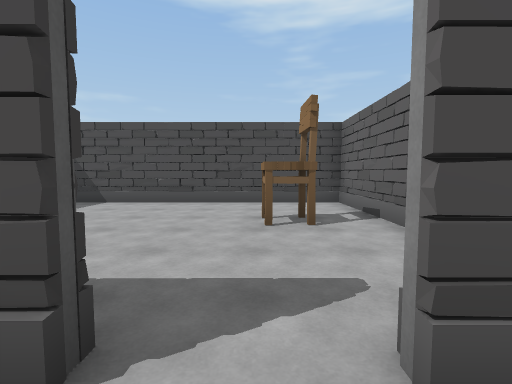
View 1 (above)

16 first-person views from a walk through a Unity game level. The camera is 1.5 m above the floor, tilts 4° down and sees 85° across. The floor is counted in squares, 2 m on a side. Each view is taken from the middle of a square. On the plan, view 1 faces up. The plan holds only what a view shows up to about 10 squares ahead; the rest is blank. The place goes on beyond the plan. The player character is not drawn.

View 2
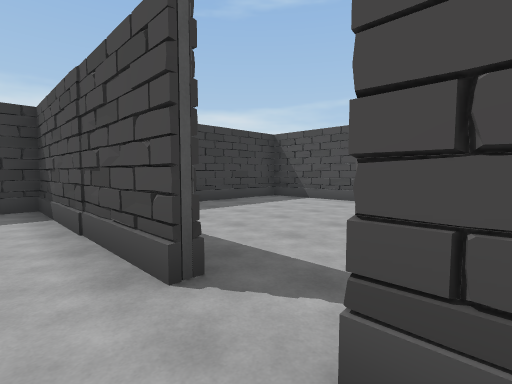

View 3
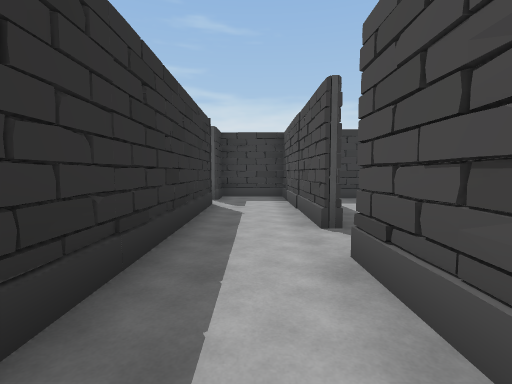

View 4
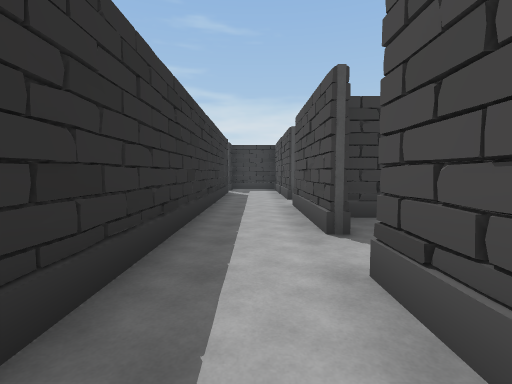

View 5
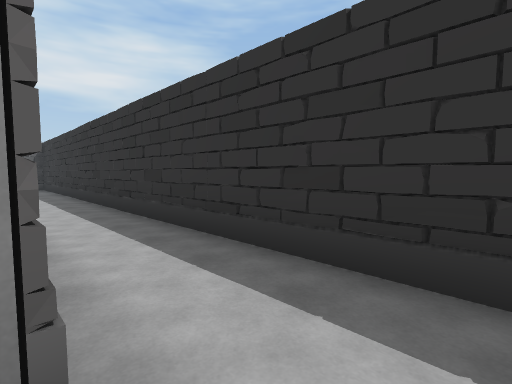

View 6
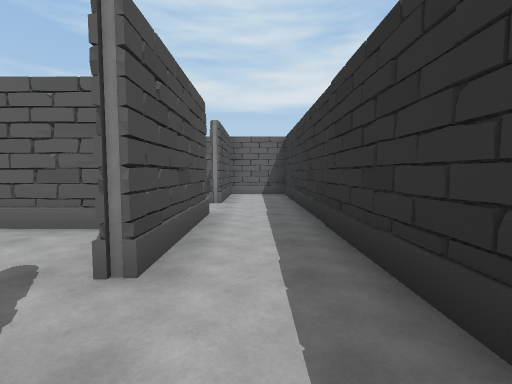

View 7
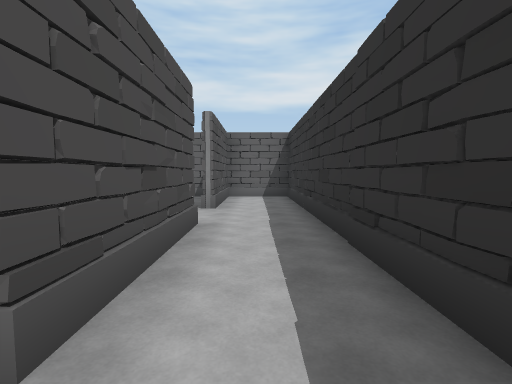

View 8
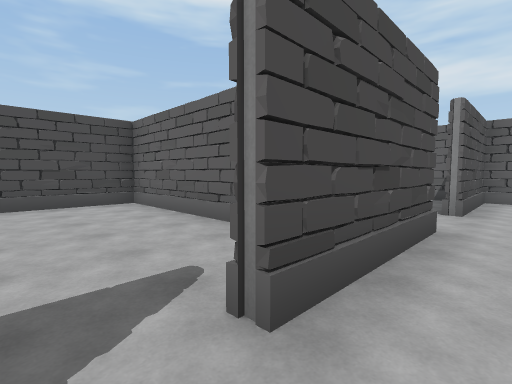

View 9
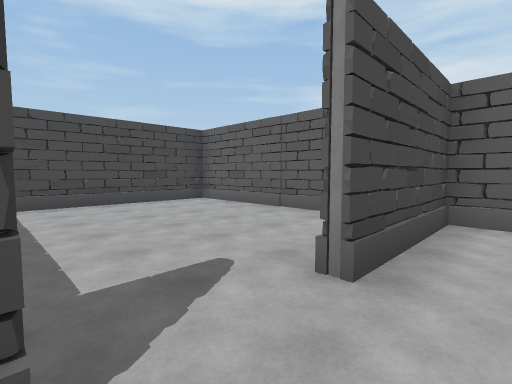

View 10
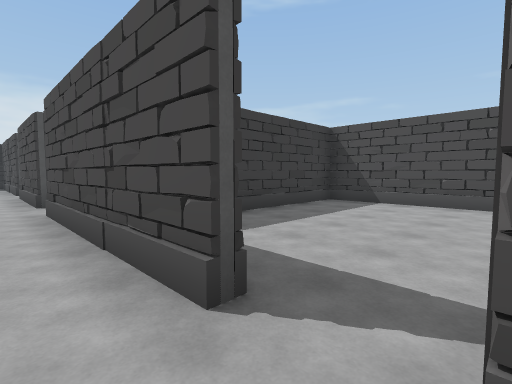

View 11
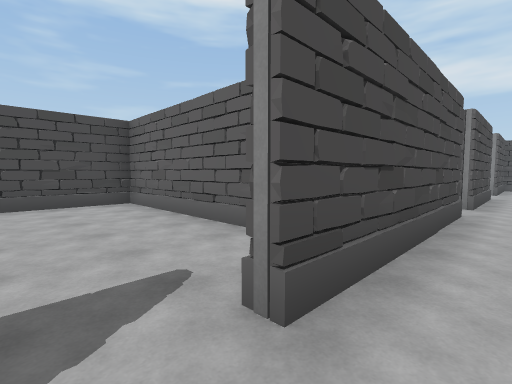

View 12
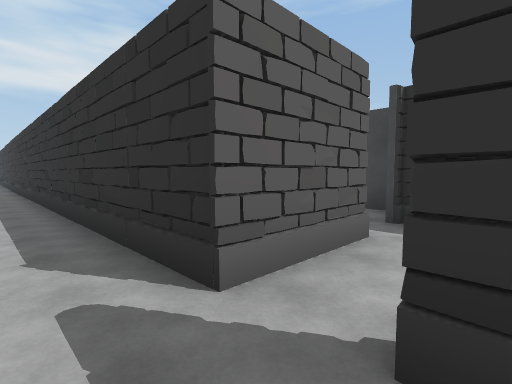

View 13
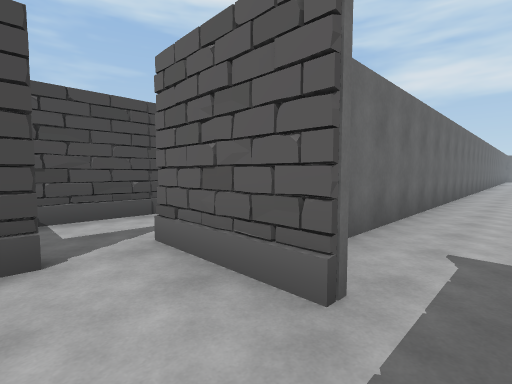

View 14
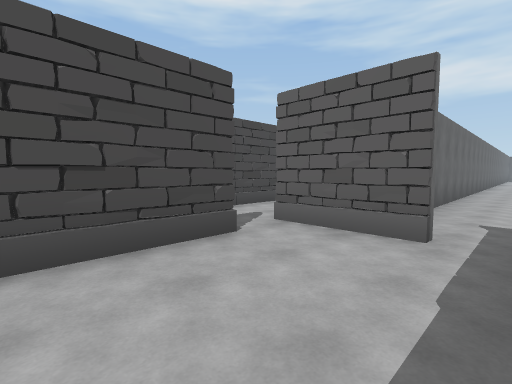

View 15
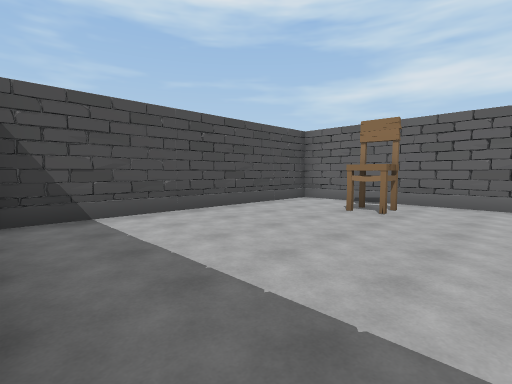

View 16
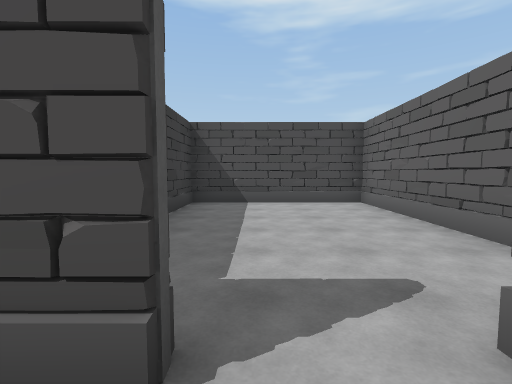

### Floor plan
Points are (right, up) in squares from view 1. A wall is a line through its corners. A room is listed if a view was taken in it or the views show most of it. See-through windows are left out.
Room 1 (views 1, 2, 3, 4, 5, 6, 7, 8, 9, 10, 11, 12, 16)
walls: (4.9, 0.9) (5.4, 0.9); (8, -1.1) (8.5, -1.1); (3.8, 0.9) (0.5, 0.9); (9.8, 0.9) (5, 0.9); (-0.6, 0.9) (-5.8, 0.8) (-5.8, -1.1) (-4.6, -1.1); (14.1, 0.9) (10.9, 0.9); (-3.6, -1.1) (18.8, -1) (18.8, 0.9) (15.8, 0.9) (15.8, 1.2)
ways out: opening at (-4, -1) to room 2; opening at (0, 1) to room 3; opening at (15, 1) to room 4; opening at (10, 1) to room 5; opening at (4.5, 1) to room 6
Room 2 (views 13, 14)
walls: (-4.6, -1.3) (-7, -1.3); (-3.6, -3.3) (-3.6, -1.1)
ways out: opening at (-4, -1) to room 1; opening at (-3, -4)
Room 3 (view 15)
walls: (2.1, 2.2) (2.1, 7) (-5.1, 6.9) (-5.2, 2.4)
ways out: opening at (0, 1) to room 1
objects: chair (0, 4)
Room 4 (no view inside)
walls: (18.8, 1.5) (18.8, 7) (14.5, 7)
ways out: opening at (15, 1) to room 1
Room 5 (no view inside)
walls: (12.7, 2) (12.8, 7) (6.9, 7) (6.9, 3.5)
ways out: opening at (10, 1) to room 1
Room 6 (no view inside)
walls: (2.4, 2.1) (2.4, 1.5); (6.6, 2.7) (6.7, 7) (2.4, 7) (2.4, 5)
ways out: opening at (4.5, 1) to room 1

Where each view was taken, in squares from view 1:
view 1: 0 up, 0 right, facing up
view 2: 0 up, 1 right, facing up-left
view 3: 0 up, 3 right, facing left
view 4: 0 up, 7 right, facing left
view 5: 1 up, 4 right, facing down-right
view 6: 0 up, 9 right, facing right
view 7: 0 up, 10 right, facing right
view 8: 0 up, 10 right, facing up-right
view 9: 0 up, 14 right, facing up-right
view 10: 0 up, 11 right, facing up-left
view 11: 0 up, 4 right, facing up-right
view 12: 0 up, 5 left, facing down-right
view 13: 4 down, 5 left, facing up-right
view 14: 4 down, 7 left, facing up-right
view 15: 2 up, 5 left, facing up-right
view 16: 0 up, 4 right, facing up
